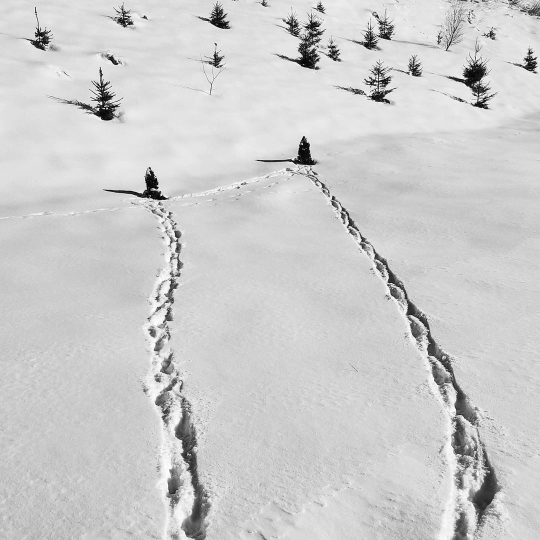
#> input picture Images/image_example1.jpg, 1080 x 1080 px (shown at 1/2 size)
$ python WS_Aula_01.py
#> lines starting #> are read from the running program, lines starting #| are printed output that depends on the picture
# Import libraries
import cv2


def show_img_details(img, type):
    # Show image shape
    print(f'Image shape: {img.shape}')

    # Show info about specific pixel
    print(f'Image info for pixel 100,20: {img[20, 100]}')

    # Information about RGB in OpenCV are inverted
    # So, img[y, x][0] = Blue; img[y, x][1] = Green; img[y, x][2] = Red;
    print(f'Image Blue = {img[20, 100][0]}')
    print(f'Image Green = {img[20, 100][1]}')
    print(f'Image Red = {img[20, 100][2]}')

    # Select font for text
    font = cv2.FONT_HERSHEY_SIMPLEX

    if type == 'tree':
        # Create a img copy to plot boxes inside image
        img2 = img.copy()

        # Put a rectangle in image on tree position
        cv2.rectangle(img2,
                      (560, 250),
                      (660, 350),
                      (0, 200, 0),
                      3)

        # Put text in a image
        cv2.putText(img2, 'Tree', (560, 380), font, 1, (0, 200, 0), 3)
        cv2.imshow('Img', img2)
        cv2.waitKey()

    elif type == 'dog':
        # Create a img copy to plot box on dog
        dog = img.copy()

        # Put a rectangle to show the Dog
        cv2.rectangle(dog,
                      (700, 500),
                      (1050, 700),
                      (0, 0, 200),
                      3)

        # Put text on Dog
        cv2.putText(dog, 'Dog', (700, 730), font, 1, (0, 0, 200), 3)

        # Show image
        cv2.imshow('Dog', dog)
        cv2.waitKey()

    else:
        print('######### Wrong type #########')


# Run script
if __name__ == '__main__':
    # Load Image
    tree = cv2.imread('Images/image_example1.jpg')
#> tree is the input picture: shape (1080, 1080, 3); min 0, max 255, mean 204.3
    dog = cv2.imread('Images/dog.jpg')
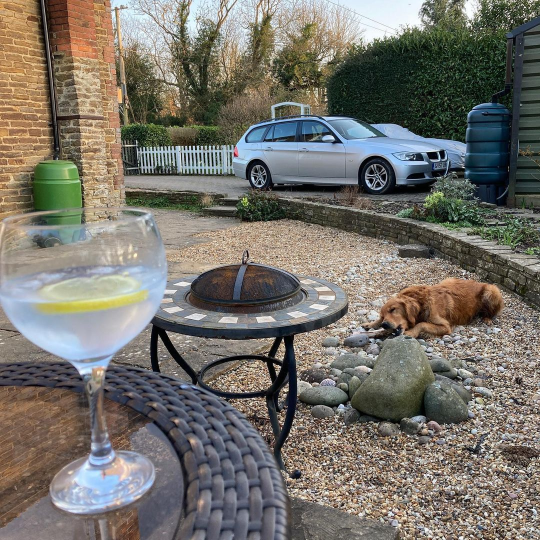
#> input picture Images/dog.jpg, 1080 x 1080 px (shown at 1/2 size)
#> dog is the input picture: shape (1080, 1080, 3); mean B, G, R 106.5, 114.2, 117.8

    # Run image
    show_img_details(dog, 'dog')
#| Image shape: (1080, 1080, 3)
#| Image info for pixel 100,20: [20 30 54]
#| Image Blue = 20
#| Image Green = 30
#| Image Red = 54
#> in show_img_details, `cv2.putText(dog, 'Dog', (700, 730), font, 1, (0, 0, 200), 3)`:
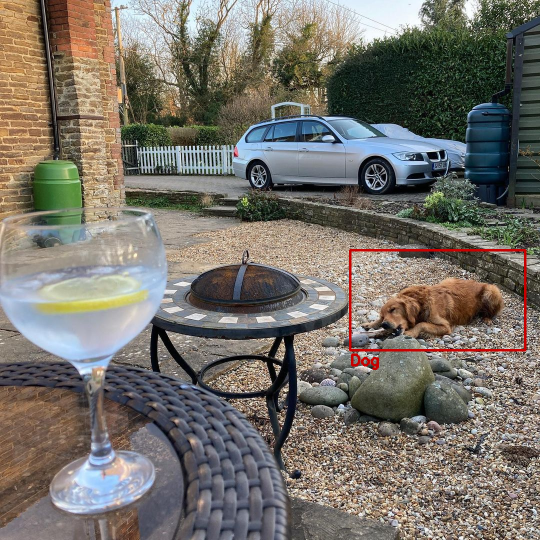
#> dog: shape (1080, 1080, 3) (shown at 1/2 size); mean B, G, R 105.9, 113.5, 118.2
